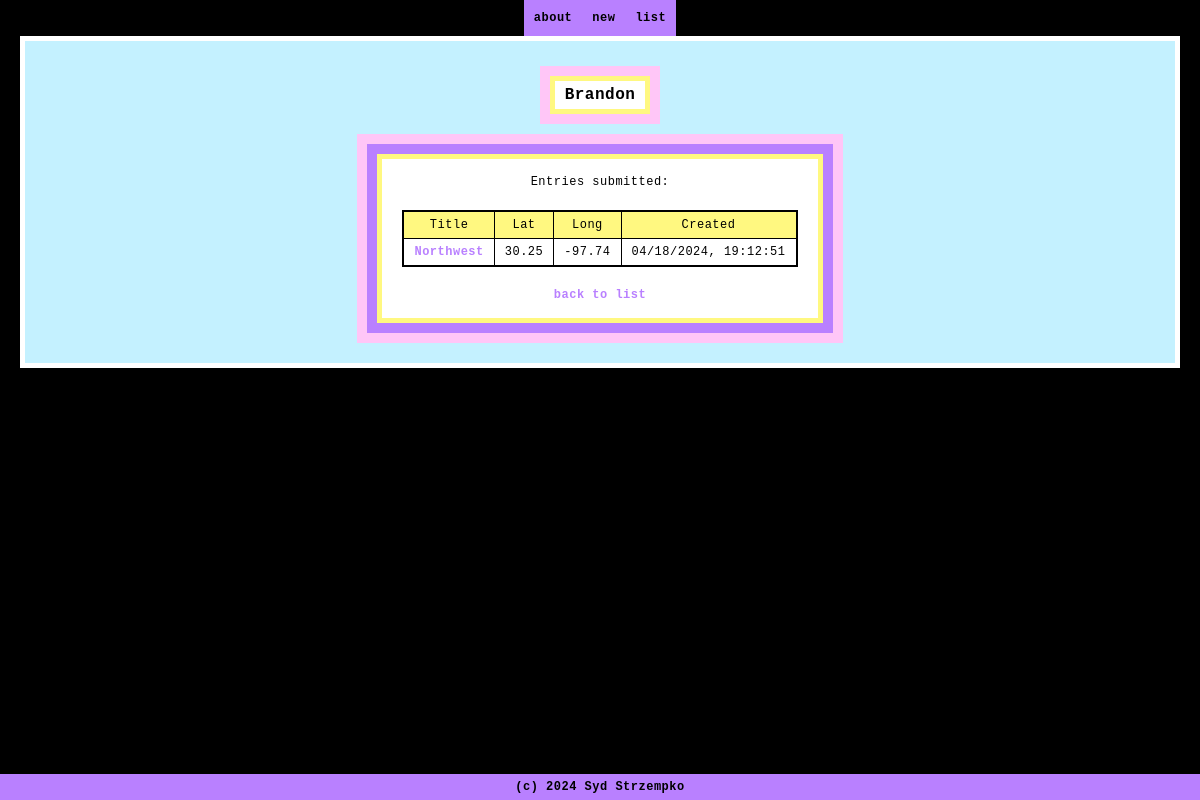
/user/2, run on the app's committed database.
### models/users.py (models this page shows, shortened)
class User(db.Model):
    __tablename__ = "users"
    id: Mapped[int] = mapped_column(primary_key=True)
    name: Mapped[str] = mapped_column(String(30))
    entries: Mapped[List["Entry"]] = relationship(back_populates="user")
    def to_dict(self, incl_relationship=False):
        if (incl_relationship):
            entries_dict = { 'entries': [e.to_dict() for e in self.entries] }
            return {**entries_dict, **safe_convert(self)}
        return safe_convert(self)

### models/entries.py (models this page shows, shortened)
class Entry(db.Model):
    __tablename__ = "entries"
    id: Mapped[int] = mapped_column(primary_key=True)
    created: Mapped[datetime.datetime] = mapped_column(
        DateTime(timezone=True), server_default=func.now()
    )
    title: Mapped[str]
    lat: Mapped[int] = mapped_column(default=0, nullable=False)
    long: Mapped[int] = mapped_column(default=0, nullable=False)
    verified: Mapped[bool] = mapped_column(default=False, nullable=False)
    user_id = mapped_column(ForeignKey("users.id"))
    user: Mapped["User"] = relationship(back_populates="entries")
    def to_dict(self, incl_relationship=False):
        if (incl_relationship):
            user_dict = { 'user': self.user.to_dict() }
            return {**user_dict, **safe_convert(self)}
        else:
            return safe_convert(self)

### app.py (the view)
@app.route('/user/<int:user_id>')
def user(user_id):
    user = db.session.get(User, user_id)
    if user is None:
        abort(404)
    return render_template('user.html', user=user.to_dict(True))

### utilities.py (called while the page is built)
def safe_convert(arr):
    return {column.name: safe_convert_single(getattr(arr, column.name)) for column in arr.__table__.columns}

def safe_convert_single(val):
    if isinstance(val, datetime.datetime):
        return val.strftime("%m/%d/%Y, %H:%M:%S")
    if isinstance(val, bool):
        return str(val)
    return val

### templates/user.html
{% extends 'base.html' %}
{% set active_page = '' %}
{% block content %}
    <div class="header">
        <div class="text">{{ user.name }}</div>
    </div>
    <div class="body">
        <div class="section">
            <div>Entries submitted:</div>
            <table id="listview">
                <thead>
                    <td>Title</td>
                    <td>Lat</td>
                    <td>Long</td>
                    <td>Created</td>
                </thead>
                {% for entry in user.entries %}
                    <tr>
                        <td><a href="{{ url_for('entry', entry_id=entry.id) }}">{{ entry.title }}</a></td>
                        <td>{{ entry.lat }}</td>
                        <td>{{ entry.long }}</td>
                        <td>{{ entry.created }}</td>
                    </tr>
                {% endfor %}
            </table>
            <a href="{{ url_for('list') }}"> back to list </a>
        </div>
    </div>
{% endblock %}

### static/css/style.css (style rules this page uses)
:root { --lavender: #ECD2FC; --purple: #B980FF; --pink: #FFC6F7; --yellow: #FFF880; --softblue: #C4F1FF; }
html, body { height: 100%; }
body, .content, .nav { margin: 0; display: flex; flex-flow: column nowrap; align-items: stretch; justify-content: stretch; text-align: center; font-family: monospace; font-size: 12px; line-height: 16px; letter-spacing: .5px; background-color: black; color: black; }
.header { display: flex; flex-flow: column; align-items: center; margin: 5px auto 0; border: 10px solid var(--pink); }
.text { padding: 5px 10px; font-weight: bolder; font-size: 16px; line-height: 18px; background: white; color: black; border: 5px solid var(--yellow); }
.body { display: flex; flex-flow: column nowrap; margin: auto; padding: 10px; gap: 10px; background-color: var(--purple); border: 10px solid var(--pink); }
.section { display: flex; flex-flow: column nowrap; align-items: center; gap: 20px; background-color: white; border: 5px solid var(--yellow); padding: 15px 20px; }
table { border-collapse: collapse; border: 2px solid black; margin: auto; }
thead { background-color: var(--yellow); }
td { border: 1px solid black; padding: 5px 10px; }
a { color: var(--purple); text-decoration: none; font-weight: bold; }

### data on the page
User: name "Brandon"
Entry: title "Northwest", lat "30.25", long "-97.74", created "04/18/2024, 19:12:51"

### other printed values
{{ nav }} "about" "new" "list"
